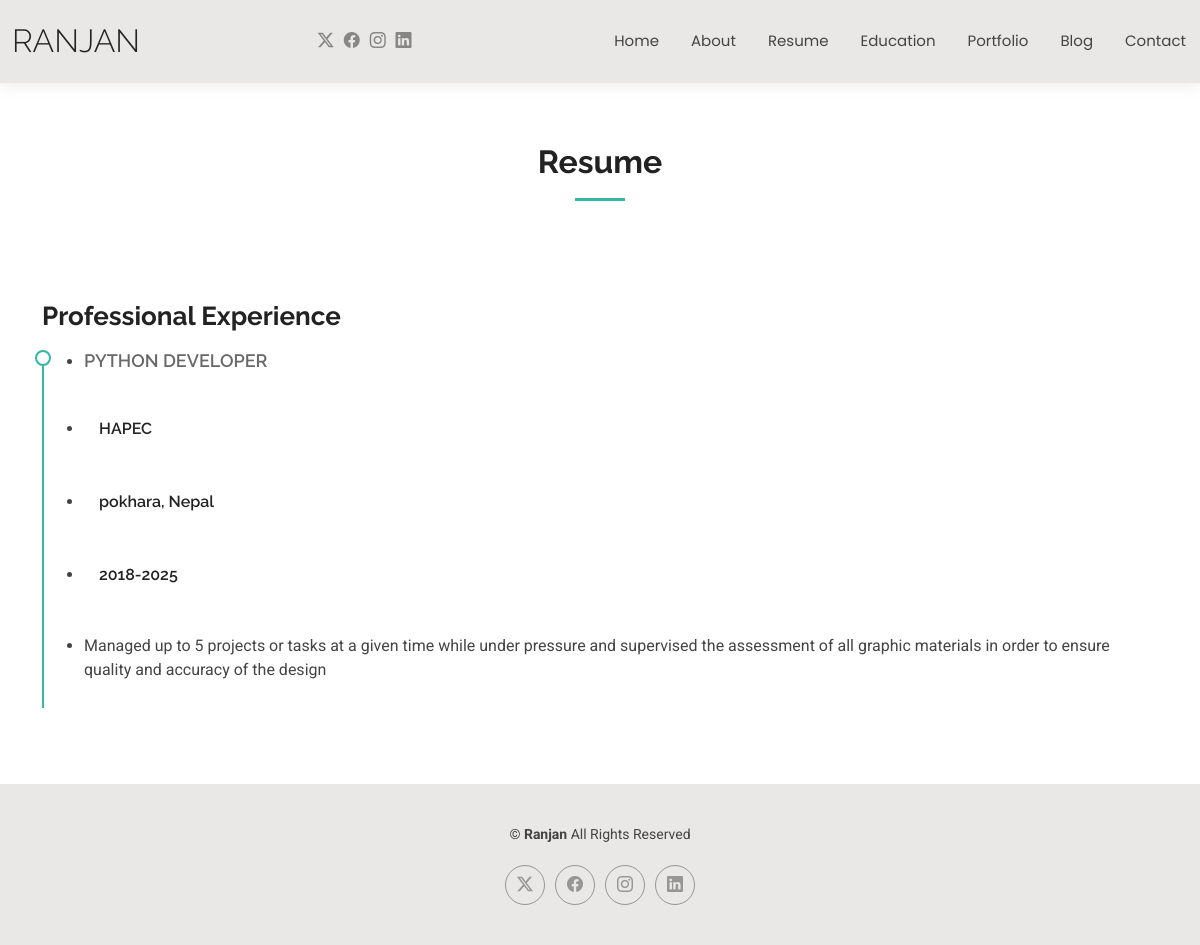
Screenshot of /resume/ with the database file from the repository.
### main/models.py (models this page shows, shortened)
class Resume(models.Model):
    job_title = models.CharField(max_length=100)
    company = models.CharField(max_length=100)
    location = models.CharField(max_length=100)
    start_year = models.PositiveIntegerField()
    end_year = models.PositiveIntegerField(blank=True, null=True)
    description = models.TextField()

### main/views.py (the view)
# urls.py: path('resume/', views.resume, name='resume'),
def resume(request):
    template_name = 'main/resume.html'
    resumes = Resume.objects.all()  # ✅ FIXED: Get queryset, not class
    context = {
        'title': 'Resume',
        'description': 'View my professional experience and qualifications.',
        'resumes': resumes,
    }
    return render(request, template_name, context)

### main/templates/main/resume.html (shortened to what this page needs)
{% extends "base.html" %}
{% load static %}
{% block content %}
    <main class="main">
    <section id="resume" class="resume section">
      <div class="container section-title" data-aos="fade-up">
        <h2>Resume</h2>
      </div>
      <div class="container">
        <div class="row">
          <div class="col-lg-12" data-aos="fade-up" data-aos-delay="100">
            <h3 class="resume-title">Professional Experience</h3>
            {% for resume in resumes%}
            <div class="resume-item">
            <ul>
              <li><h4>{{resume.job_title}}</h4></li><br>
              <li><h5>{{resume.company}}</h5></li><br>
              <li><h5>{{resume.location}}</h5></li><br>
              <li><h5>{{resume.start_year}}-{{resume.end_year}}</h5></li><br>
              <li><p>{{resume.description}}</p></li>
              </ul>
            </div>
             {% empty %}
              <p>No records found.</p>
            {% endfor %}
            </div>
        </div>
      </div>
    </section>
{% endblock %}

### static/css/style.css (style rules this page uses)
:root { --default-font: "Roboto", system-ui, -apple-system, "Segoe UI", Roboto, "Helvetica Neue", Arial, "Noto Sans", "Liberation Sans", sans-serif, "Apple Color Emoji", "Segoe UI Emoji", "Segoe UI Symbol", "Noto Color Emoji"; --heading-font: "Raleway", sans-serif; --nav-font: "Poppins", sans-serif; }
:root { --background-color: #ffffff; --default-color: #444444; --heading-color: #222222; --accent-color: #34b7a7; --surface-color: #ffffff; --contrast-color: #ffffff; }
:root { --nav-color: #444444; --nav-hover-color: #34b7a7; --nav-mobile-background-color: #ffffff; --nav-dropdown-background-color: #ffffff; --nav-dropdown-color: #444444; --nav-dropdown-hover-color: #34b7a7; }
:root { scroll-behavior: smooth; }
body { color: var(--default-color); background-color: var(--background-color); font-family: var(--default-font); }
h1, h2, h3, h4, h5, h6 { color: var(--heading-color); font-family: var(--heading-font); }
section, .section { color: var(--default-color); background-color: var(--background-color); padding: 60px 0; scroll-margin-top: 100px; overflow: clip; }
.section-title { text-align: center; padding-bottom: 60px; position: relative; }
.section-title h2 { font-size: 32px; font-weight: 700; margin-bottom: 20px; padding-bottom: 20px; position: relative; }
.section-title h2:after { content: ""; position: absolute; display: block; width: 50px; height: 3px; background: var(--accent-color); left: 0; right: 0; bottom: 0; margin: auto; }
.resume .resume-title { color: var(--heading-color); font-size: 26px; font-weight: 700; margin-top: 20px; margin-bottom: 20px; }
.resume .resume-item { padding: 0 0 20px 20px; margin-top: -2px; border-left: 2px solid var(--accent-color); position: relative; }
.resume .resume-item h4 { line-height: 18px; font-size: 18px; font-weight: 600; text-transform: uppercase; color: color-mix(in srgb, var(--default-color), transparent 20%); margin-bottom: 10px; }
.resume .resume-item h5 { font-size: 16px; padding: 5px 15px; display: inline-block; font-weight: 600; margin-bottom: 10px; }
.resume .resume-item ul { padding-left: 20px; }
.resume .resume-item ul li { padding-bottom: 10px; }
.resume .resume-item:last-child { padding-bottom: 0; }
.resume .resume-item::before { content: ""; position: absolute; width: 16px; height: 16px; border-radius: 50px; left: -9px; top: 0; background: var(--background-color); border: 2px solid var(--accent-color); }

### rows the page displays
Resume: job_title "PYTHON DEVELOPER", company "HAPEC", location "pokhara, Nepal", start_year "2018", end_year "2025", description "Managed up to 5 projects or tasks at a given time while under pressure and supervised the assessment of all graphic materials in order to ensure quality and accuracy of the design"
